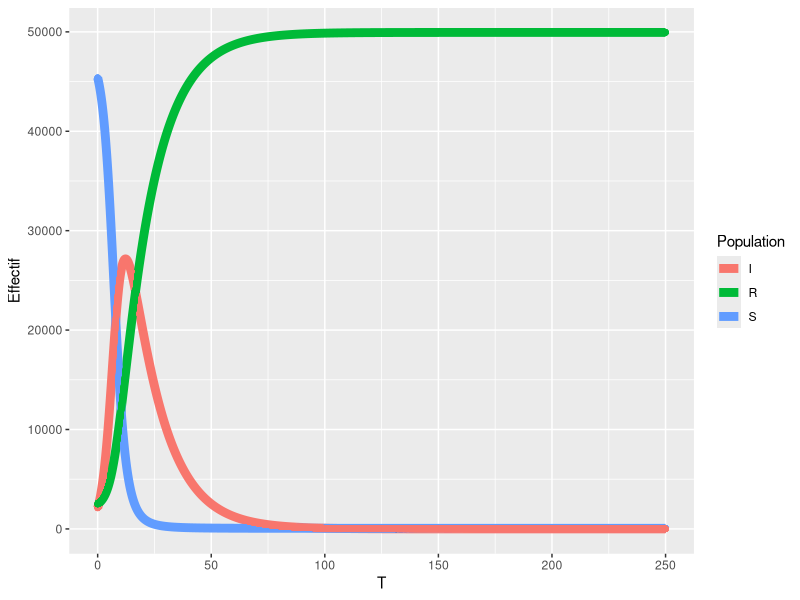

Write R code to recreate this figure.
library(ggplot2)
library(tidyr)

simuler_sir <- function(init = c("t" = 0, "S" = 45400, "I" = 2100, "R" = 2500), 
                        T = 250, 
                        n.steps = 10000) {
  ## Initialisation
  cur.state <- init
  dt = T / n.steps
  ## Mise à jour 
  update <- function(state) {
    t <- state[1]
    S <- state[2]
    I <- state[3]
    R <- state[4]
    dS <- ( -1e-5 * S * I) * dt
    dI <- ( 1e-5 * S * I - I / 14) * dt 
    dR <- (I / 14) * dt
    return(c("t" = t + dt, 
             "S" = S + dS, 
             "I" = I + dI, 
             "R" = R + dR))
  }
  ## Calculer les trajectoires
  trajectoires <- matrix(NA, nrow = n.steps+1, ncol = 4)
  colnames(trajectoires) <- c("T", "S", "I", "R")
  trajectoires[1, ] <- cur.state
  for (i in seq(1, n.steps)) {
    trajectoires[i+1, ] <- update(trajectoires[i, ])
  }
  return(trajectoires)
}

epi <- simuler_sir(init = c("t" = 0, "S" = 45400, "I" = 2100, "R" = 2500), 
                   T = 250, 
                   n.steps = 25000)

epi <- gather(as.data.frame(epi), key = Population, value = Effectif, -T)
ggplot(epi, aes(x = T, y = Effectif, color = Population, group = Population)) + geom_line(size = 3) + geom_point()
